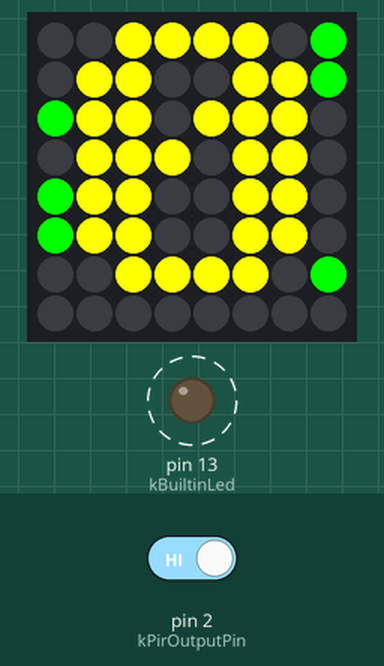
This program was run on a simulated Arduino Pro Mini, built with avr-gcc and run on an emulated ATmega328P. Parts: 8×8 RGB LED matrix (first LED top left, wired row by row), output pins drawn as LEDs (lit = HIGH). Dashed ring = blinking. Inputs (shaded band) come from the test bench; at power-on: pin 2 (kPirOutputPin) HIGH.

Above: at 3.38 s.
At 4.2 s:
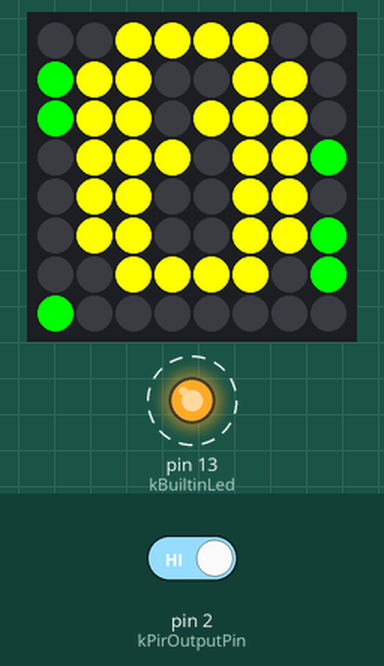
4.3 s: pin 2 (kPirOutputPin) driven LOW
At 11.65 s:
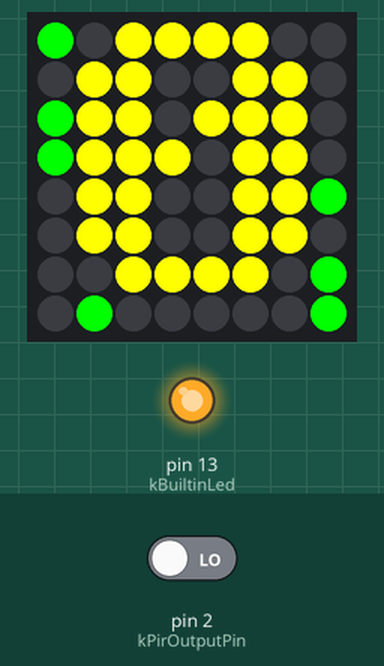
Timing chart, 0 to 13.2 s (numbered marks = the images above; inputs shaded):
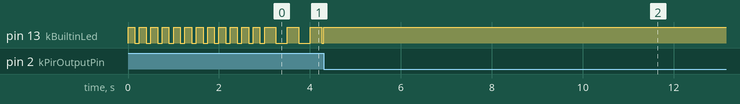

The program:

main.cpp
```cpp
#include <LowPower.h>

#include "Display.h"

const uint32_t kAnimIntervalMs = 150;
const uint32_t kDigitIntervalMs = 60l * 1000l;  // int is 16 bit only on the ATmega328p so
                                                // we need to qualify with long to do the math!
const uint32_t kNoMotionDelayMs = 10l * 1000l;
const uint32_t kPeriodBeforeSleepMs = 120l * 1000l - kNoMotionDelayMs;

const uint8_t kBuiltinLed = 13;
const uint8_t kPirOutputPin = 2;

Display gDisplay(kAnimIntervalMs, kDigitIntervalMs);

enum class State { STANDBY, ACTIVE, FROZEN };

State UpdateState(State state, bool motion, uint32_t now) {
  static uint32_t last_motion = 0;

  if (motion) {
    last_motion = now;
    state = State::ACTIVE;
  } else {
    switch (state) {
      case State::ACTIVE:
        if ((now - last_motion) > kNoMotionDelayMs) {
          state = State::FROZEN;
        }
        break;
      case State::FROZEN:
        if ((now - last_motion) > kPeriodBeforeSleepMs) {
          state = State::STANDBY;
        }
        break;
      default:
        // in STANDBY and no motion, we should go to sleep!
        break;
    }
  }
  return state;
}

void MotionDetected() { detachInterrupt(digitalPinToInterrupt(kPirOutputPin)); }

void setup() {
  pinMode(kBuiltinLed, OUTPUT);
  for (uint8_t i = 0; i < 12; i++) {
    digitalWrite(kBuiltinLed, HIGH);
    delay(150);
    digitalWrite(kBuiltinLed, LOW);
    delay(100);
  }
  pinMode(kPirOutputPin, INPUT);
}

// #define DEBUG

void loop() {
#ifdef DEBUG
  Serial.begin(9600);
  Serial.println("START");
  Serial.print("pin=");
  Serial.println(digitalRead(kPirOutputPin));
#endif

  gDisplay.Start();
  // Let the display stabilize before reading the input?
  // Not necessary: we are already detecting motion, so more triggering does not bother the state!
  // delay(1000);
  State state = State::ACTIVE;
  uint32_t last_wakeup = millis();
  while (state != State::STANDBY) {
    uint32_t now = millis();
    int input = digitalRead(kPirOutputPin);
    if (input == LOW) {
      digitalWrite(kBuiltinLed, HIGH);
    } else {
      if (((now - last_wakeup) / 250) % 2 == 0) {
        digitalWrite(kBuiltinLed, HIGH);
      } else {
        digitalWrite(kBuiltinLed, LOW);
      }
    }
#ifdef DEBUG
    State last_state = state;
#endif
    state = UpdateState(state, (LOW == input), now);
#ifdef DEBUG
    if (state != last_state) {
      Serial.print("new state=");
      Serial.println((uint8_t)state);
    }
#endif
    if (state == State::ACTIVE) {
      gDisplay.Update(now);
    }
  }

#ifdef DEBUG
  Serial.println("SLEEP");
  Serial.print("pin=");
  Serial.println(digitalRead(kPirOutputPin));
  Serial.end();
#endif

  // Go to sleep
  gDisplay.Stop();
  // Avoid bizarre interactions between the display and the interrupts ???
  // The powering down of the display likely creates a small voltage change on the board
  // 3.3V supply, causing a PIR trigger (to verify with a scope)
  delay(5000);
  digitalWrite(kBuiltinLed, LOW);
  if (digitalRead(kPirOutputPin) == HIGH) {
    // Motion with generate the pin to go LOW
    attachInterrupt(digitalPinToInterrupt(kPirOutputPin), MotionDetected, LOW);
    LowPower.powerDown(SLEEP_FOREVER, ADC_OFF, BOD_ON);
  }
}
```
